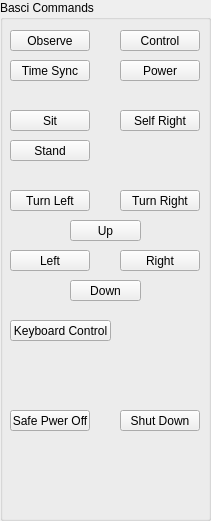
     <widget class="QGroupBox" name="basic_command">
      <property name="geometry">
       <rect>
        <x>0</x>
        <y>220</y>
        <width>211</width>
        <height>521</height>
       </rect>
      </property>
      <property name="title">
       <string>Basci Commands</string>
      </property>
      <widget class="QPushButton" name="btn_observe">
       <property name="geometry">
        <rect>
         <x>10</x>
         <y>30</y>
         <width>80</width>
         <height>21</height>
        </rect>
       </property>
       <property name="text">
        <string>Observe</string>
       </property>
      </widget>
      <widget class="QPushButton" name="btn_time_sync">
       <property name="geometry">
        <rect>
         <x>10</x>
         <y>60</y>
         <width>80</width>
         <height>21</height>
        </rect>
       </property>
       <property name="text">
        <string>Time Sync</string>
       </property>
      </widget>
      <widget class="QPushButton" name="btn_power">
       <property name="geometry">
        <rect>
         <x>120</x>
         <y>60</y>
         <width>80</width>
         <height>21</height>
        </rect>
       </property>
       <property name="text">
        <string>Power</string>
       </property>
      </widget>
      <widget class="QPushButton" name="btn_sit">
       <property name="geometry">
        <rect>
         <x>10</x>
         <y>110</y>
         <width>80</width>
         <height>21</height>
        </rect>
       </property>
       <property name="text">
        <string>Sit</string>
       </property>
      </widget>
      <widget class="QPushButton" name="btn_self_right">
       <property name="geometry">
        <rect>
         <x>120</x>
         <y>110</y>
         <width>80</width>
         <height>21</height>
        </rect>
       </property>
       <property name="text">
        <string>Self Right</string>
       </property>
      </widget>
      <widget class="QPushButton" name="btn_stand">
       <property name="geometry">
        <rect>
         <x>10</x>
         <y>140</y>
         <width>80</width>
         <height>21</height>
        </rect>
       </property>
       <property name="text">
        <string>Stand</string>
       </property>
      </widget>
      <widget class="QPushButton" name="btn_turn_left">
       <property name="geometry">
        <rect>
         <x>10</x>
         <y>190</y>
         <width>80</width>
         <height>21</height>
        </rect>
       </property>
       <property name="text">
        <string>Turn Left</string>
       </property>
      </widget>
      <widget class="QPushButton" name="btn_turn_right">
       <property name="geometry">
        <rect>
         <x>120</x>
         <y>190</y>
         <width>80</width>
         <height>21</height>
        </rect>
       </property>
       <property name="text">
        <string>Turn Right</string>
       </property>
      </widget>
      <widget class="QPushButton" name="btn_up">
       <property name="geometry">
        <rect>
         <x>70</x>
         <y>220</y>
         <width>71</width>
         <height>21</height>
        </rect>
       </property>
       <property name="text">
        <string>Up</string>
       </property>
      </widget>
      <widget class="QPushButton" name="btn_right">
       <property name="geometry">
        <rect>
         <x>120</x>
         <y>250</y>
         <width>80</width>
         <height>21</height>
        </rect>
       </property>
       <property name="text">
        <string>Right</string>
       </property>
      </widget>
      <widget class="QPushButton" name="btn_left">
       <property name="geometry">
        <rect>
         <x>10</x>
         <y>250</y>
         <width>80</width>
         <height>21</height>
        </rect>
       </property>
       <property name="text">
        <string>Left</string>
       </property>
      </widget>
      <widget class="QPushButton" name="btn_down">
       <property name="geometry">
        <rect>
         <x>70</x>
         <y>280</y>
         <width>71</width>
         <height>21</height>
        </rect>
       </property>
       <property name="text">
        <string>Down</string>
       </property>
      </widget>
      <widget class="QPushButton" name="btn_quit">
       <property name="geometry">
        <rect>
         <x>10</x>
         <y>410</y>
         <width>80</width>
         <height>21</height>
        </rect>
       </property>
       <property name="text">
        <string>Safe Pwer Off</string>
       </property>
      </widget>
      <widget class="QPushButton" name="keyboard_control">
       <property name="geometry">
        <rect>
         <x>10</x>
         <y>320</y>
         <width>101</width>
         <height>21</height>
        </rect>
       </property>
       <property name="text">
        <string>Keyboard Control</string>
       </property>
      </widget>
      <widget class="QPushButton" name="btn_shutdown">
       <property name="geometry">
        <rect>
         <x>120</x>
         <y>410</y>
         <width>80</width>
         <height>21</height>
        </rect>
       </property>
       <property name="text">
        <string>Shut Down</string>
       </property>
      </widget>
      <widget class="QPushButton" name="btn_control">
       <property name="geometry">
        <rect>
         <x>120</x>
         <y>30</y>
         <width>80</width>
         <height>21</height>
        </rect>
       </property>
       <property name="text">
        <string>Control</string>
       </property>
      </widget>
     </widget>
